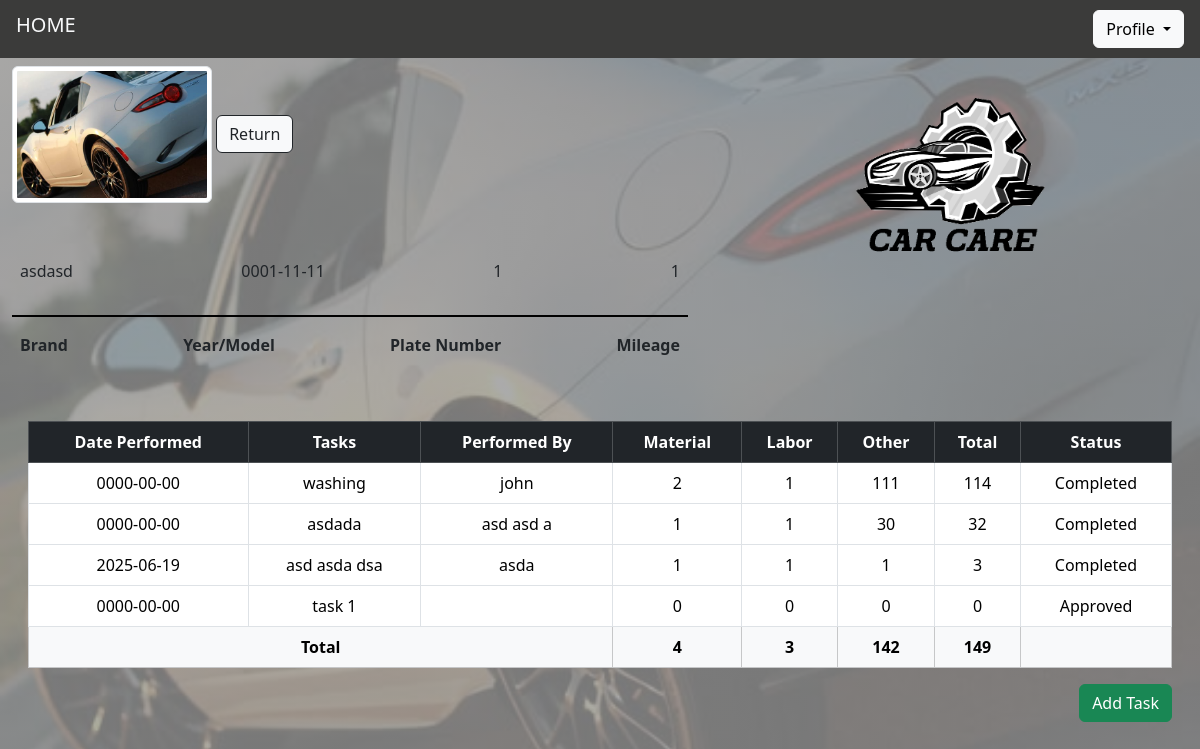
Page /view/viewcar.php?car_id=11 (signed in) on the committed database.
### tables this page shows
CREATE TABLE `car_model` (
  `car_id` bigint(20) NOT NULL,
  `user_id` int(11) NOT NULL,
  `plate_number` varchar(256) NOT NULL,
  `brand` varchar(256) NOT NULL,
  `year_model` date NOT NULL,
  `mileage` int(11) NOT NULL
);

CREATE TABLE `viewcar` (
  `task_id` int(11) NOT NULL,
  `car_id` int(11) NOT NULL,
  `dateval` date NOT NULL,
  `task` varchar(255) NOT NULL,
  `requested_by` varchar(256) NOT NULL,
  `performedBy` varchar(255) NOT NULL,
  `materials` int(11) NOT NULL,
  `labor` int(11) NOT NULL,
  `otherCost` int(11) NOT NULL,
  `total` int(11) NOT NULL,
  `status` enum('Pending','Approved','Completed','') NOT NULL DEFAULT 'Pending'
);

CREATE TABLE `tb_user` (
  `id` int(11) NOT NULL,
  `admin` tinyint(1) NOT NULL DEFAULT 0,
  `firstname` text NOT NULL,
  `lastname` text NOT NULL,
  `username` varchar(255) NOT NULL,
  `email` varchar(255) NOT NULL,
  `password` varchar(255) NOT NULL
);

### classes/functions.php (called while the page is built, shortened)
<?php
function check_login($conn)
{
	if(isset($_SESSION['id']))
	{
		$id = $_SESSION['id'];
		$query = "select * from tb_user where id = '$id' limit 1";
		$result = mysqli_query($conn,$query);
		if($result && mysqli_num_rows($result) > 0)
		{
			$user_data = mysqli_fetch_assoc($result);
			return $user_data;
		}
	}
	die;
}

### view/viewcar.php (the view, shortened to what this page needs)
<?php
include ('../classes/viewCar.php');
include ('../classes/functions.php');
$connInstance = new Connection();
$conn = $connInstance->conn;
$user_data = check_login($conn);
$admin_status = $user_data['admin'];
if (isset($_GET['car_id'])) {
    $car_id = $_GET['car_id'];
}
?>
<!DOCTYPE html>
<html lang="en">
<head>
    <link href="../css/bootstrap.min.css" rel="stylesheet"/>
</head>
<body>
<header>
    <nav class="navbar navbar-light px-3" style="background-color: rgb(59, 59, 58);">
        <span class="navbar-brand h1 text-light">HOME</span>
        <div class="dropdown">
            <button class="btn btn-light dropdown-toggle" type="button" data-bs-toggle="dropdown">
                Profile
            </button>
        </div>
    </nav>
</header>
<main>
    <div class="container-fluid">
        <div class="row">
            <div class="col-7">
                <img src="../img/tablebg.jpg" class="img-thumbnail mt-2" width="200" height="100" alt="">
                <?php if ($admin_status == 1){?>
                    <button class="btn btn-light btn-outline-dark mt-2" onclick="window.location.href='adminpage.php'">Return</button>
                <?php }else{
                    echo "<button class='btn btn-light btn-outline-dark mt-2' onclick=window.location.href='homepage.php'>Return</button>";
                }?>
                <div class="title fw mt-5 rounded p-2">
                    <?php
                    $sql = "SELECT * FROM car_model WHERE car_id = ?";
                    $stmt = $conn->prepare($sql);
                    $stmt->bind_param("i", $car_id);
                    $stmt->execute();
                    $result = $stmt->get_result();
                    while ($row = $result->fetch_assoc()) {
                        echo "<p>{$row['brand']}</p><p>{$row['year_model']}</p><p>{$row['plate_number']}</p><p>{$row['mileage']}</p>";
                    }
                    ?>
                </div>
                <div class="line my-2"></div>
                <div class="title p-2">
                    <p><b>Brand</b></p>
                    <p><b>Year/Model</b></p>
                    <p><b>Plate Number</b></p>
                    <p><b>Mileage</b></p>
                </div>
            </div>
            <div class="col-5">
                <img src="../css/images/carcare_logo.png" alt="Car Care Logo" class="mx-auto d-block" width="250" height="250">
            </div>
        </div>
        <div class="card mt-4">
        <div class="card-body">
            <table class="table table-bordered text-center">
                <thead class="table-dark">
                    <tr>
                        <th>Date Performed</th>
                        <th>Tasks</th>
                        <th>Performed By</th>
                        <th>Material</th>
                        <th>Labor</th>
                        <th>Other</th>
                        <th>Total</th>
                        <th>Status</th>
                    </tr>
                </thead>
                <tbody>
                <?php
                $totalMaterials = $totalLabor = $totalOther = $grandTotal = 0;
                $sql = "SELECT * FROM viewcar WHERE car_id = ?";
                $stmt = $conn->prepare($sql);
                $stmt->bind_param("i", $car_id);
                $stmt->execute();
                $result = $stmt->get_result();
                while ($row = $result->fetch_assoc()) {
                    $rowTotal = $row['materials'] + $row['labor'] + $row['otherCost'];
                    $totalMaterials += $row['materials'];
                    $totalLabor += $row['labor'];
                    $totalOther += $row['otherCost'];
                    $grandTotal += $rowTotal;
                    echo "<tr>
                        <td>{$row['dateval']}</td>
                        <td>{$row['task']}</td>
                        <td>{$row['performedBy']}</td>
                        <td>{$row['materials']}</td>
                        <td>{$row['labor']}</td>
                        <td>{$row['otherCost']}</td>
                        <td>$rowTotal</td>
                        <td>{$row['status']}</td>";
                    echo "</tr>";
                }
                ?>
                </tbody>
                <tfoot class="table-light fw-bold">
                    <tr>
                        <td colspan="3">Total</td>
                        <td><?= $totalMaterials ?></td>
                        <td><?= $totalLabor ?></td>
                        <td><?= $totalOther ?></td>
                        <td><?= $grandTotal ?></td>
                        <td colspan="<?= $admin_status ? 2 : 1 ?>"></td>
                    </tr>
                </tfoot>
            </table>
                <?php if (!$admin_status): ?>
                    <div class="text-end mt-3">
                        <button class="btn btn-success" data-bs-toggle="modal" data-bs-target="#addTaskModal">Add Task</button>
                    </div>
                <?php endif; ?>
        </div>
    </div>
</main>
</body>
</html>

### view/viewcar.php (style rules this page uses)
body { background: linear-gradient(rgba(150, 150, 150, 0.8), rgba(150, 150, 150, 0.8)), url('../img/tablebg.jpg'); background-size: cover; background-attachment: fixed; }
.title { display: flex; justify-content: space-between; }
.line { border: 1px solid black; }
.card { background-color: transparent !important; border: none; }
.card-body { background-color: transparent !important; }

### rows in the picture
car_model: brand "asdasd", year_model "0001-11-11", plate_number "1", mileage "1"
viewcar: dateval "0000-00-00", task "washing", performedBy "john", materials "2", labor "1", otherCost "111", rowTotal "114", status "Completed"
viewcar: dateval "0000-00-00", task "asdada", performedBy "asd asd a", materials "1", labor "1", otherCost "30", rowTotal "32", status "Completed"
viewcar: dateval "2025-06-19", task "asd asda dsa", performedBy "asda", materials "1", labor "1", otherCost "1", rowTotal "3", status "Completed"
viewcar: dateval "0000-00-00", task "task 1", materials "0", labor "0", otherCost "0", status "Approved"

### other values in the picture
$totalMaterials "4"
$totalLabor "3"
$totalOther "142"
$grandTotal "149"
